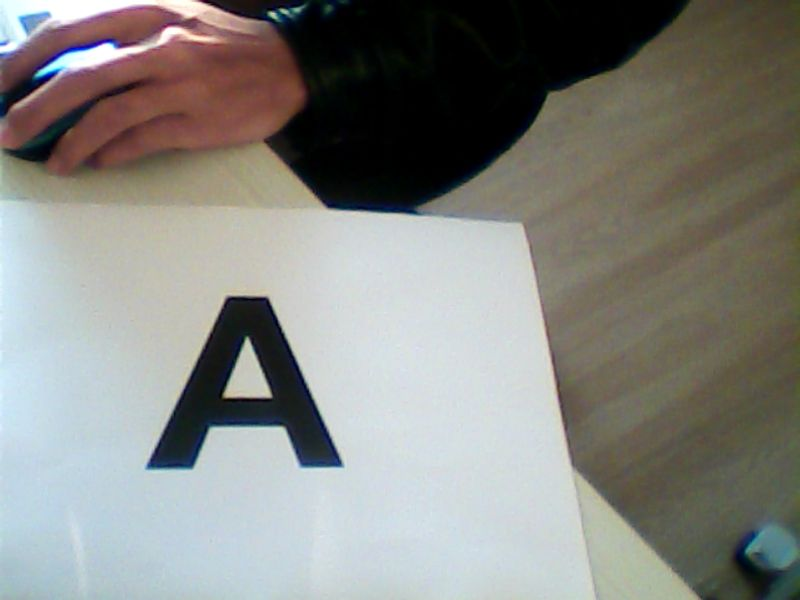
#> input picture a-scene.jpg, 800 x 600 px
$ python exit.py
#> lines starting #> are read from the running program, lines starting #| are printed output that depends on the picture
import cv2
import numpy as np


image = cv2.imread('a-scene.jpg',1) #read image
#> image is the input picture: shape (600, 800, 3); mean B, G, R 129.7, 134.4, 134.1
image = np.average(image , weights=[0 , 1 , 1] ,axis=2)
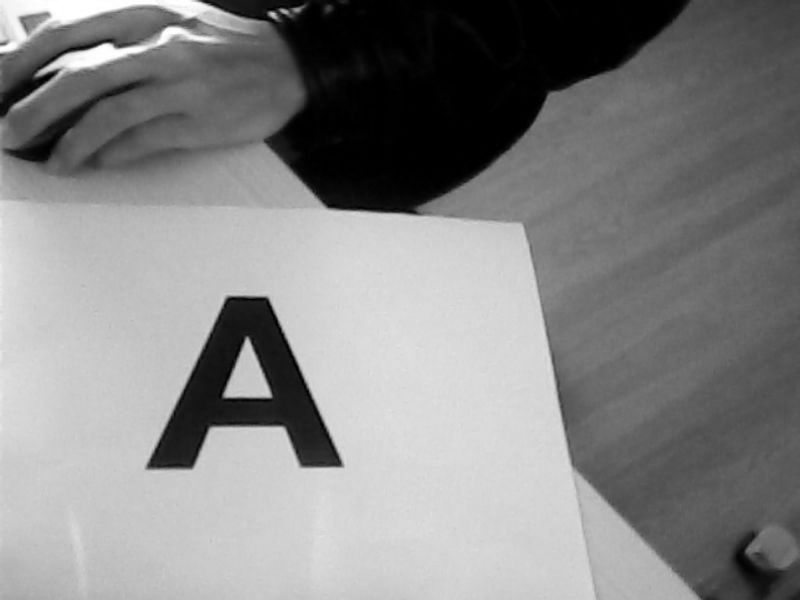
#> image: shape (600, 800) float64; min 0, max 255, mean 134.3

cv2.imshow("Gray", image)
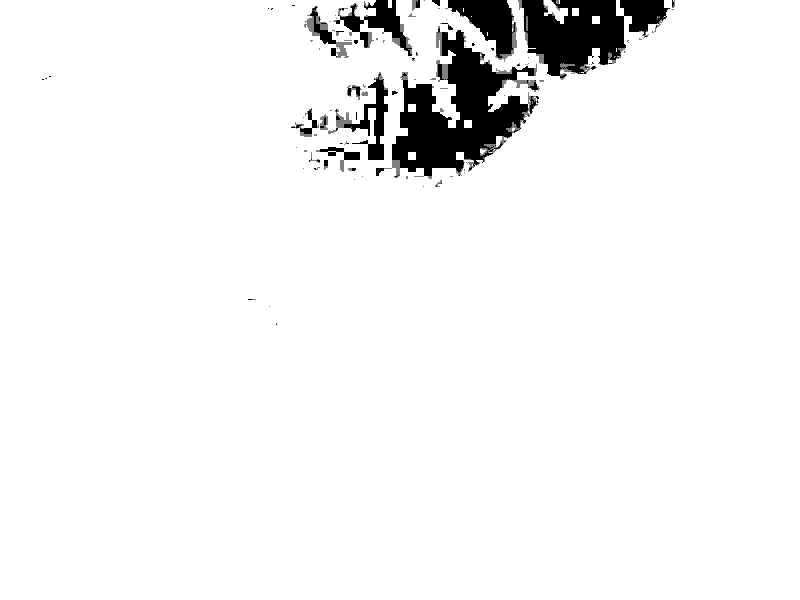
#> window 'Gray': shape (600, 800); min 0, max 255, mean 242.5
cv2.waitKey(0)
